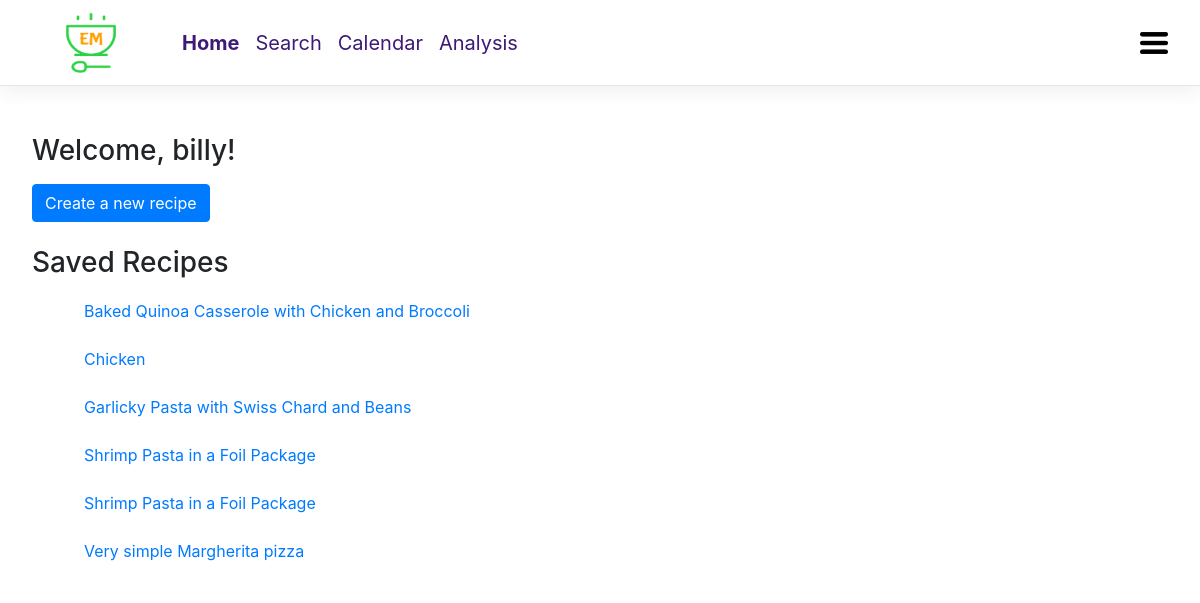
The app's page /registration/ (signed in) with its own data.
### em_website/models.py (models this page shows, shortened)
class SavedRecipe(models.Model):
    name = models.CharField(u'Name', max_length=100)
    user = models.CharField(u'User', max_length=100)
    slug = models.SlugField(unique=False)
    class Meta:
        verbose_name = u'Saved Recipe'
        verbose_name_plural = u'Saved Recipes'
        ordering = ['name', 'user']

### em_website/views.py (the view)
# urls.py: path('', views.home, name='em_home'),
def home(request):
	saved_recipes = SavedRecipe.objects.filter(user=request.user.username).distinct()
	return render(request, "home.html", {'saved_recipes': saved_recipes})

### templates/home.html (shortened to what this page needs)
{% extends 'base.html' %}
{% block navbar_Content %}
    <li class="nav-item active">
        <a class="nav-link" href="{% url 'em_home' %}">Home</a>
    </li>
    <li class="nav-item">
        <a class="nav-link" href="{% url 'em_search' %}">Search</a>
    </li>
    <li class="nav-item">
        <a class="nav-link" href="{% url 'em_calendar' %}">Calendar</a>
    </li>
    <li class="nav-item">
        <a class="nav-link" href="{% url 'em_analysis' %}">Analysis</a>
    </li>
{% endblock %}
{% block content %}
{% if user.is_authenticated %}
    <!DOCTYPE html>
    <html>
        <head>
        </head>
        <body>
            <div class="home_Container">
                <h3>Welcome, {{ user.username }}!</h3>
                <div class="mb-4">
                    <a href="{% url 'new_recipe'  %}" class="btn btn-primary">Create a new recipe</a>
                </div>
                <h3>Saved Recipes</h3>
                <ul>
                    {% for recipe in saved_recipes %}
                        <a class="recipe" href ="{% url 'em_view_recipe' recipe.slug %}"><li class="recipe_list">
                            {{ recipe.name }} </li></a>
                    {% endfor %}
                </ul>
            </div>
        </body>
    </html>
{% else %}
    <h3>You are not logged in</h3>
    <p>Click <a href="{% url 'login' %}">here</a> to login.</p>
{% endif %}
{% endblock %}

### templates/base.html (style rules this page uses)
.bd-navbar .navbar-nav .nav-link { padding-right: .5rem; padding-left: .5rem; color: #3d1a75 !important; }
.bd-navbar .active a { font-weight: 300; font-weight: bold; }
.nav-item { font-size: 20px; }

### templates/home.html (style rules this page uses)
.home_Container { padding: 16px; width: 1200px; margin: 0 auto; }
.recipe_list { padding: 12px; list-style-type: none; background-color: rgb(255, 255, 255); }
a:hover, a:link, a:visited { text-decoration: none; }

### records on screen
SavedRecipe: name "Baked Quinoa Casserole with Chicken and Broccoli"
SavedRecipe: name "Chicken"
SavedRecipe: name "Garlicky Pasta with Swiss Chard and Beans"
SavedRecipe: name "Shrimp Pasta in a Foil Package"
SavedRecipe: name "Shrimp Pasta in a Foil Package"
SavedRecipe: name "Very simple Margherita pizza"

### other values on screen
{{ user.username }} "billy"
